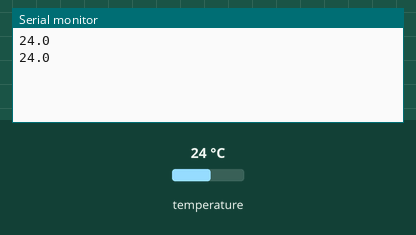
Simulated run of this program. Board: Arduino Uno, built with avr-gcc and run on an emulated ATmega328P. Parts: the last lines printed to the serial monitor. The inputs (shaded band) are chosen by the test bench; at power-on: temperature 24 °C. No radio packets arrive unless stated.

Above: at 3.3 s.
3.4 s: temperature set to 12 °C
At 5.0 s:
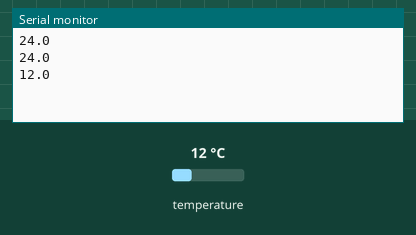
6.0 s: temperature set to 19 °C
At 7.3 s:
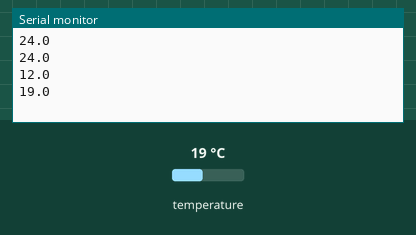
Timing chart, 0 to 9.0 s (numbered marks = the images above; inputs shaded):
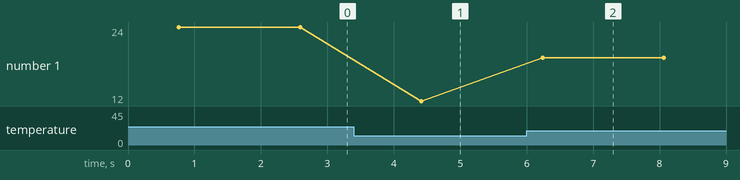

Measured:
- after the input at 3.4 s, the serial monitor: prints a new line after 1.0 s (image 1)
- after the input at 6.0 s, the serial monitor: prints a new line after 0.24 s (image 2)
- plotted number 1: 24 → 12 after the input at 3.4 s, 12 → 19 after the input at 6.0 s

The program:

main.cpp
```cpp
#include <Arduino.h>


#include <OneWire.h>
#include <DallasTemperature.h>
#include <RH_ASK.h>
#include <SPI.h> // Not actually used but needed to compile

RH_ASK driver;

// Data wire is plugged into digital pin 2 on the Arduino
#define ONE_WIRE_BUS 2

// Setup a oneWire instance to communicate with any OneWire device
OneWire oneWire(ONE_WIRE_BUS);

// Pass oneWire reference to DallasTemperature library
DallasTemperature sensors(&oneWire);

void setup()
{
    Serial.begin(9600);	  // Debugging only
    if (!driver.init())
         Serial.println("init failed");
}

void loop()
{
  // Send the command to get temperatures
    sensors.requestTemperatures();
    float temperature = sensors.getTempCByIndex(0);
  // float temperature = -224.5;

    char msg [10];
    dtostrf(temperature, 4,1, msg);

    Serial.println(msg);
    driver.send((uint8_t *)msg, strlen(msg));
    driver.waitPacketSent();
    delay(1000);
}
```
